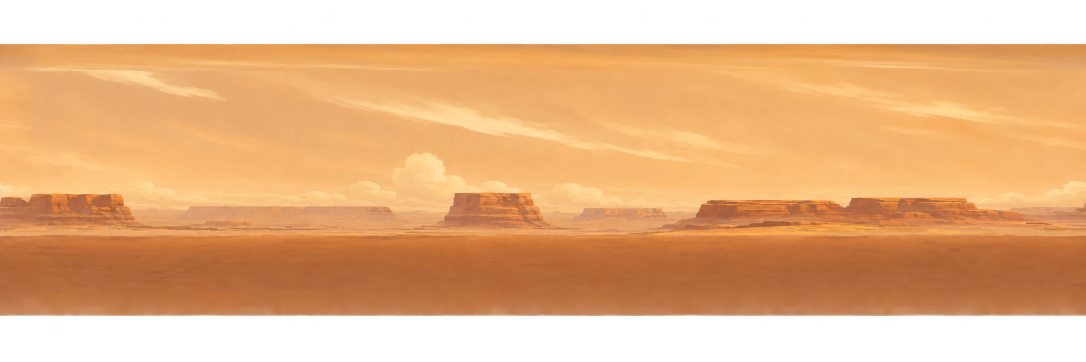
#> input picture art/backgrounds/upgrade-2026-09-06/legacy-desert-before-normalization/bg_desert_far.png, 2172 x 724 px (shown at 1/2 size)
$ python normalize_legacy_desert.py
#> lines starting #> are read from the running program, lines starting #| are printed output that depends on the picture; after the words box and inside, x2 and y2 are one past the last pixel; in counts of white or black regions, pixels touching at a corner belong together
from __future__ import annotations

import json
import shutil
from pathlib import Path

import numpy as np
from PIL import Image


ROOT = Path(__file__).resolve().parents[3]
ASSET_DIR = ROOT / "app/src/main/res/drawable-nodpi"
BACKUP_DIR = Path(__file__).resolve().parent / "legacy-desert-before-normalization"
REPORT_PATH = Path(__file__).resolve().parent / "legacy-desert-validation.json"
NAMES = (
    "bg_desert_far.png",
    "bg_desert_mid.png",
    "bg_desert_near.png",
    "bg_desert_dusk_far.png",
    "bg_desert_dusk_mid.png",
    "bg_desert_dusk_near.png",
)
TARGET_SIZE = (2048, 512)


def crop_to_four_to_one(image: Image.Image) -> Image.Image:
    """Crop transparent vertical padding while keeping all useful artwork."""
    rgba = np.asarray(image.convert("RGBA"))
    alpha = rgba[:, :, 3]
    rows = np.flatnonzero(np.any(alpha > 8, axis=1))
    source_crop_h = round(image.width * TARGET_SIZE[1] / TARGET_SIZE[0])
    if rows.size:
        bottom = min(image.height, int(rows[-1]) + 1)
    else:
        bottom = image.height
    top = max(0, min(bottom - source_crop_h, image.height - source_crop_h))
    bottom = min(image.height, top + source_crop_h)
    return image.crop((0, top, image.width, bottom))


def decontaminate_transparent_rgb(rgba: np.ndarray) -> np.ndarray:
    """Extend solid edge colours into antialias pixels without changing alpha."""
    out = rgba.copy()
    alpha = out[:, :, 3]
    solid = alpha >= 245
    # The generated sources carry a one-to-two pixel saturated outline even
    # where alpha is almost opaque. Start colour propagation from pixels that
    # are safely inside the silhouette, rather than from that outline.
    valid = solid.copy()
    for _ in range(2):
        interior = valid.copy()
        for dy, dx in ((-1, 0), (1, 0), (0, -1), (0, 1)):
            shifted = np.roll(valid, (dy, dx), axis=(0, 1))
            if dy < 0:
                shifted[dy:, :] = False
            elif dy > 0:
                shifted[:dy, :] = False
            if dx < 0:
                shifted[:, dx:] = False
            elif dx > 0:
                shifted[:, :dx] = False
            interior &= shifted
        valid = interior
    core = valid.copy()
    rgb = out[:, :, :3].astype(np.uint16)
    h, w = alpha.shape

    # A 16 px wave covers the generated coloured matte around every silhouette.
    for _ in range(16):
        missing = ~valid
        if not np.any(missing & (alpha > 0)):
            break
        sums = np.zeros((h, w, 3), dtype=np.uint32)
        counts = np.zeros((h, w), dtype=np.uint16)
        for dy, dx in ((-1, 0), (1, 0), (0, -1), (0, 1),
                       (-1, -1), (-1, 1), (1, -1), (1, 1)):
            shifted_valid = np.roll(valid, (dy, dx), axis=(0, 1))
            shifted_rgb = np.roll(rgb, (dy, dx), axis=(0, 1))
            if dy < 0:
                shifted_valid[dy:, :] = False
            elif dy > 0:
                shifted_valid[:dy, :] = False
            if dx < 0:
                shifted_valid[:, dx:] = False
            elif dx > 0:
                shifted_valid[:, :dx] = False
            take = missing & shifted_valid
            sums[take] += shifted_rgb[take]
            counts[take] += 1
        new = missing & (counts > 0)
        if not np.any(new):
            break
        rgb[new] = sums[new] // counts[new, None]
        valid[new] = True

    fringe = (alpha > 0) & valid & ~core
    out[:, :, :3][fringe] = rgb[fringe].astype(np.uint8)
    out[alpha == 0, :3] = 0
    return out


def close_horizontal_seam(rgba: np.ndarray, span: int = 72) -> np.ndarray:
    """Blend only the outer margin and make the terminal columns identical."""
    out = rgba.astype(np.float32)
    h, w, _ = out.shape
    for i in range(span):
        left = i
        right = w - 1 - i
        edge_weight = 0.5 * (1.0 - i / max(1, span - 1)) ** 2
        a = out[:, left].copy()
        b = out[:, right].copy()
        avg = (a + b) * 0.5
        out[:, left] = a * (1.0 - edge_weight) + avg * edge_weight
        out[:, right] = b * (1.0 - edge_weight) + avg * edge_weight
    edge = (out[:, 0] + out[:, -1]) * 0.5
    out[:, 0] = edge
    out[:, -1] = edge
    return np.clip(np.rint(out), 0, 255).astype(np.uint8)


def main() -> None:
    BACKUP_DIR.mkdir(parents=True, exist_ok=True)
    report: dict[str, object] = {"targetSize": list(TARGET_SIZE), "assets": {}}

    for name in NAMES:
        source_path = ASSET_DIR / name
        backup_path = BACKUP_DIR / name
        if not backup_path.exists():
            shutil.copy2(source_path, backup_path)

        # Always derive from the untouched backup, so the script is repeatable.
        source = Image.open(backup_path).convert("RGBA")
#> source is the input picture: PIL image 2172x724 RGBA; mean R, G, B, A 171.4, 118, 70, 187.8
        cropped = crop_to_four_to_one(source)
#> in crop_to_four_to_one, `alpha = rgba[:, :, 3]`:
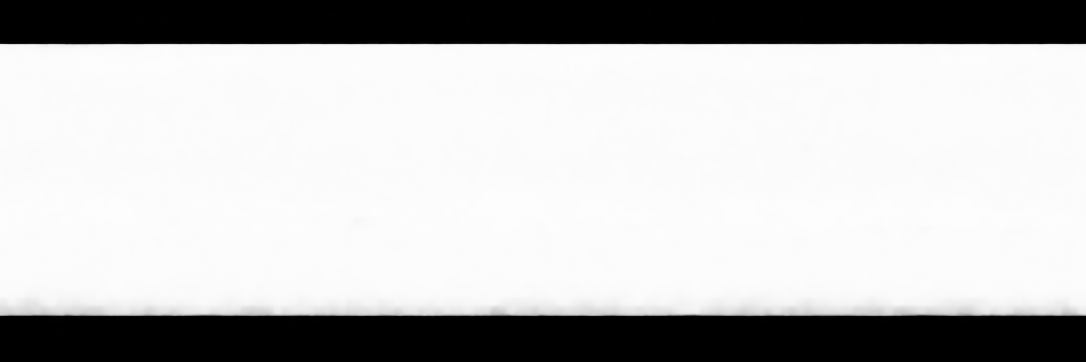
#> alpha: shape (724, 2172) (shown at 1/2 size); min 0, max 255, mean 187.8
#> in crop_to_four_to_one, `rows = np.flatnonzero(np.any(alpha > 8, axis=1))`: rows = 547 values from 85 to 632
#> in crop_to_four_to_one, `bottom = min(image.height, int(rows[-1]) + 1)`: bottom = 633
#> in crop_to_four_to_one, `top = max(0, min(bottom - source_crop_h, image.height - source_crop_h))`: top = 90
#> in crop_to_four_to_one, `return image.crop((0, top, image.width, bottom))`:
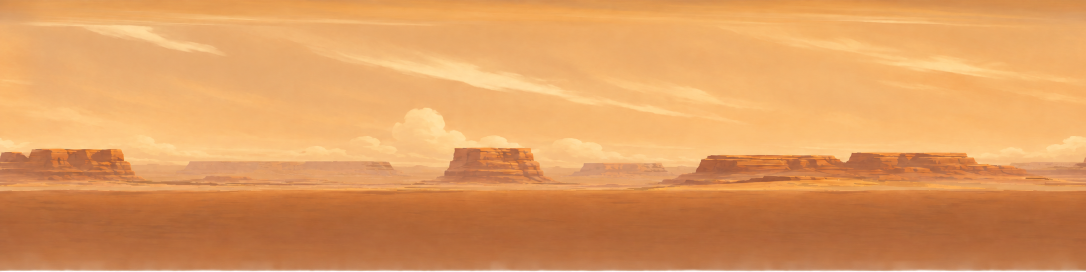
#> returned value: PIL image 2172x543 RGBA (shown at 1/2 size); mean R, G, B, A 222.1, 154, 92.3, 249.5; transparent parts drawn white
        resized = cropped.resize(TARGET_SIZE, Image.Resampling.LANCZOS)
        rgba = close_horizontal_seam(np.asarray(resized))
#> in close_horizontal_seam, `edge = (out[:, 0] + out[:, -1]) * 0.5`: edge = 512 rows, first 6: [209, 140, 77.5, 242.5], [209, 140.5, 79.5, 249], [210.5, 141, 79.5, 249], [210.5, 141.5, 79, 250.5], [210.5, 141, 78, 250.5], [210.5, 142, 77.5, 250]
        rgba = decontaminate_transparent_rgb(rgba)
#> in decontaminate_transparent_rgb, `solid = alpha >= 245`:
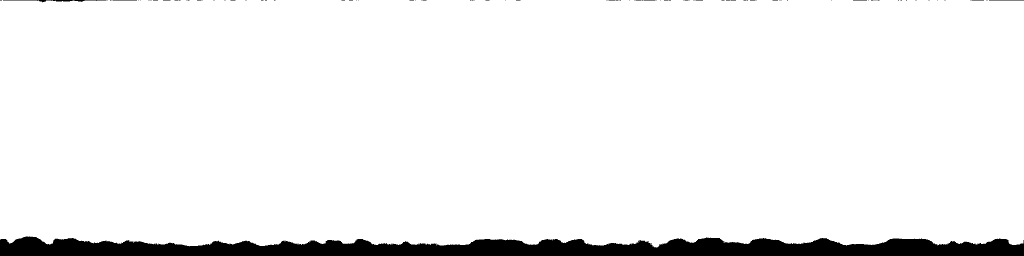
#> solid: shape (512, 2048) bool (shown at 1/2 size); 94.5% white; 99 black regions (92 under 20 px), largest, box (x1, y1, x2, y2) and area: (0, 473, 2048, 512) 56943, (6, 0, 213, 5) 338, (1978, 0, 2048, 1) 70
#> after the loop in decontaminate_transparent_rgb, `for _ in range(2):`: shifted: shape (512, 2048) bool; 94% white; 1 black region, box (x1, y1, x2, y2) and area: (0, 0, 2048, 512) 63102
#> after the loop in decontaminate_transparent_rgb, `for _ in range(16):`:
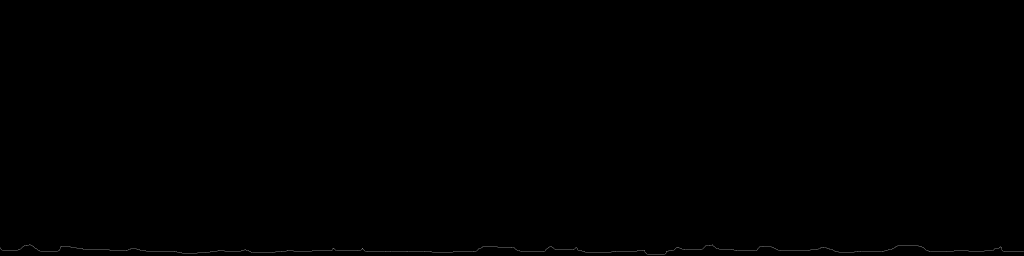
#> counts: shape (512, 2048) uint16 (shown at 1/2 size); min 0, max 6, mean 0.00619; drawn with min black and max white
#> after the loop in decontaminate_transparent_rgb, `for _ in range(16):`: rgb: shape (512, 2048, 3) uint16; mean R, G, B 221.3, 153.5, 91.7
#> after the loop in decontaminate_transparent_rgb, `for _ in range(16):`:
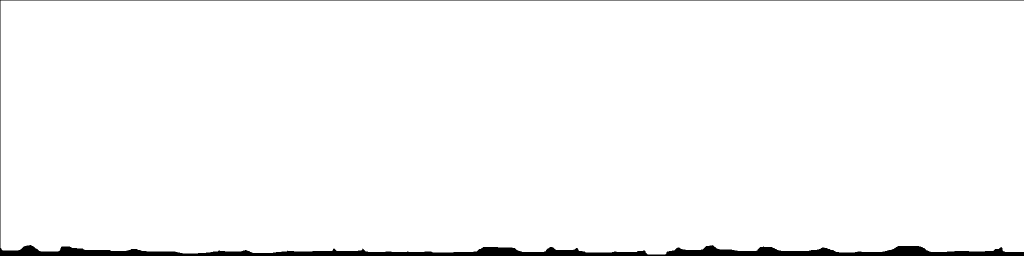
#> shifted_valid: shape (512, 2048) bool (shown at 1/2 size); 97.7% white; 1 black region, box (x1, y1, x2, y2) and area: (0, 0, 2048, 512) 24236
#> after the loop in decontaminate_transparent_rgb, `for _ in range(16):`:
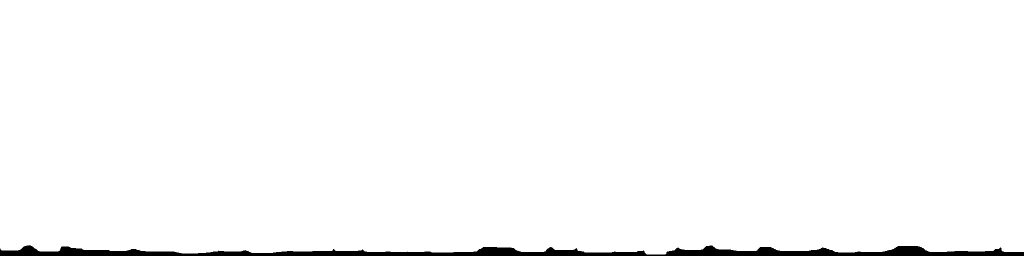
#> valid: shape (512, 2048) bool (shown at 1/2 size); 98% white; 1 black region, box (x1, y1, x2, y2) and area: (0, 490, 2048, 512) 21385
#> in decontaminate_transparent_rgb, `fringe = (alpha > 0) & valid & ~core`: fringe: shape (512, 2048) bool; 4.5% white; 1 white region, box (x1, y1, x2, y2) and area: (0, 0, 2048, 509) 46798
#> in decontaminate_transparent_rgb, `out[alpha == 0, :3] = 0`:
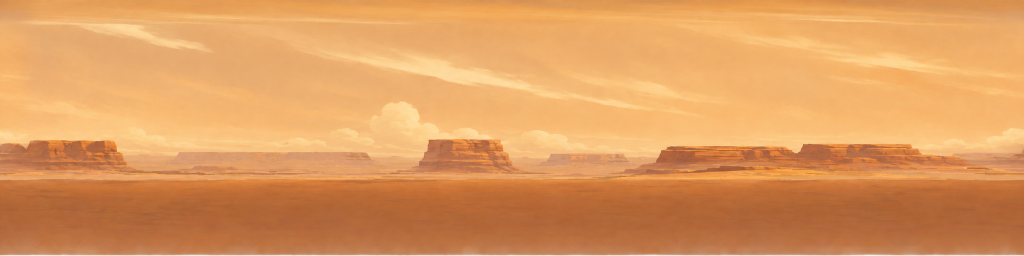
#> out: shape (512, 2048, 4) (shown at 1/2 size); mean R, G, B, A 221.3, 153.5, 91.7, 249.5; transparent parts drawn white
        terminal = np.rint(
            (rgba[:, 0].astype(np.uint16) + rgba[:, -1].astype(np.uint16)) * 0.5
        ).astype(np.uint8)
#> terminal = 512 rows, first 6: [210, 141, 78, 242], [210, 141, 78, 249], [210, 140, 78, 249], [210, 140, 78, 250], [211, 141, 78, 250], [211, 142, 78, 250]
        rgba[:, 0] = terminal
#> rgba: shape (512, 2048, 4); 0.05% of pixels changed, all inside (x1, y1, x2, y2) = (0, 0, 1, 504)
        rgba[:, -1] = terminal
#> rgba: shape (512, 2048, 4); mean R, G, B, A 221.3, 153.5, 91.7, 249.5
        Image.fromarray(rgba, "RGBA").save(source_path, optimize=True)

        alpha = rgba[:, :, 3]
        edge_error = int(np.abs(rgba[:, 0].astype(np.int16) - rgba[:, -1].astype(np.int16)).max())
#> edge_error = 0
        visible_rows = np.flatnonzero(np.any(alpha > 8, axis=1))
#> visible_rows = 512 values from 0 to 511
        report["assets"][name] = {
            "sourceSize": list(source.size),
            "outputSize": list(TARGET_SIZE),
            "alphaPreserved": bool(np.any(alpha < 255)),
            "visibleRows": [int(visible_rows[0]), int(visible_rows[-1])] if visible_rows.size else [],
            "maximumEdgeChannelDifference": edge_error,
        }
#> pass 2 of the loop in main, `for name in NAMES:`:
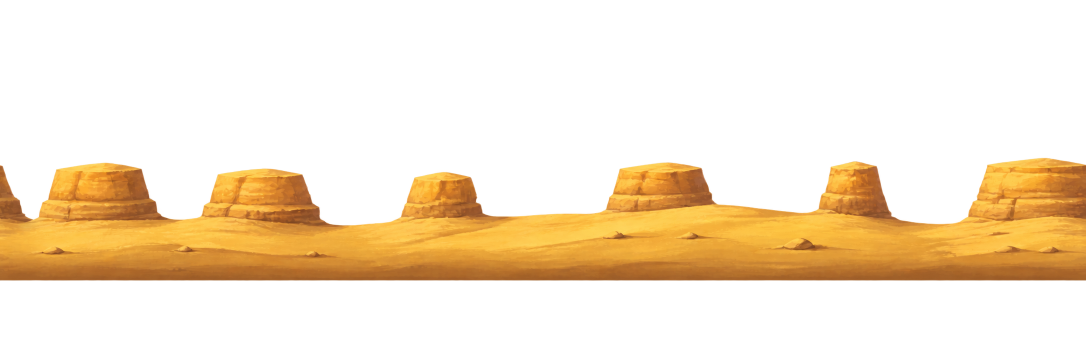
#> input picture art/backgrounds/upgrade-2026-09-06/legacy-desert-before-normalization/bg_desert_mid.png, 2172 x 724 px (shown at 1/2 size)
#> in main, source is the input picture: PIL image 2172x724 RGBA; mean R, G, B, A 55.2, 38.2, 14.2, 62
#> rows = 247 values from 315 to 561
#> bottom = 562
#> top = 19
#> in crop_to_four_to_one (call 2), `return image.crop((0, top, image.width, bottom))`:
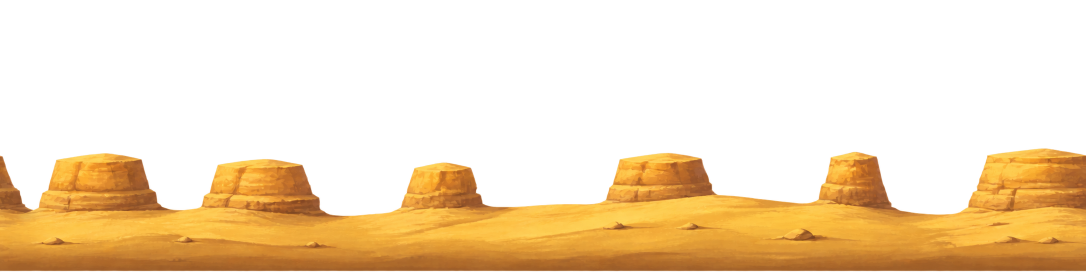
#> returned value: PIL image 2172x543 RGBA (shown at 1/2 size); mean R, G, B, A 73.6, 50.9, 18.9, 82.7; transparent parts drawn white
#> edge = 512 rows, first 6: [0, 0, 0, 0], [0, 0, 0, 0], [0, 0, 0, 0], [0, 0, 0, 0], [0, 0, 0, 0], [0, 0, 0, 0]
#> solid: shape (512, 2048) bool; 32.1% white; 3 white regions (2 under 20 px), largest, box (x1, y1, x2, y2) and area: (0, 281, 2048, 510) 336074
#> the loop in decontaminate_transparent_rgb (call 2), `for _ in range(16):` made 16 passes
#> pass 2, in decontaminate_transparent_rgb (call 2), `new = missing & (counts > 0)`:
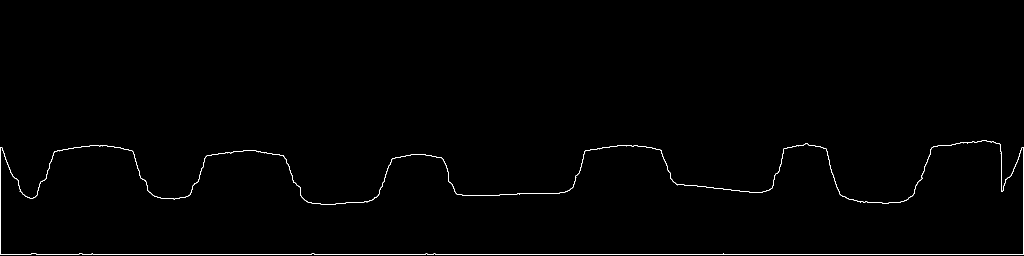
#> new: shape (512, 2048) bool (shown at 1/2 size); 0.58% white in thin lines or dots, all inside (x1, y1, x2, y2) = (0, 281, 2048, 510)
#> terminal has the same summary as edge in close_horizontal_seam
#> visible_rows = 233 values from 279 to 511

    REPORT_PATH.write_text(json.dumps(report, indent=2), encoding="utf-8")


if __name__ == "__main__":
    main()
